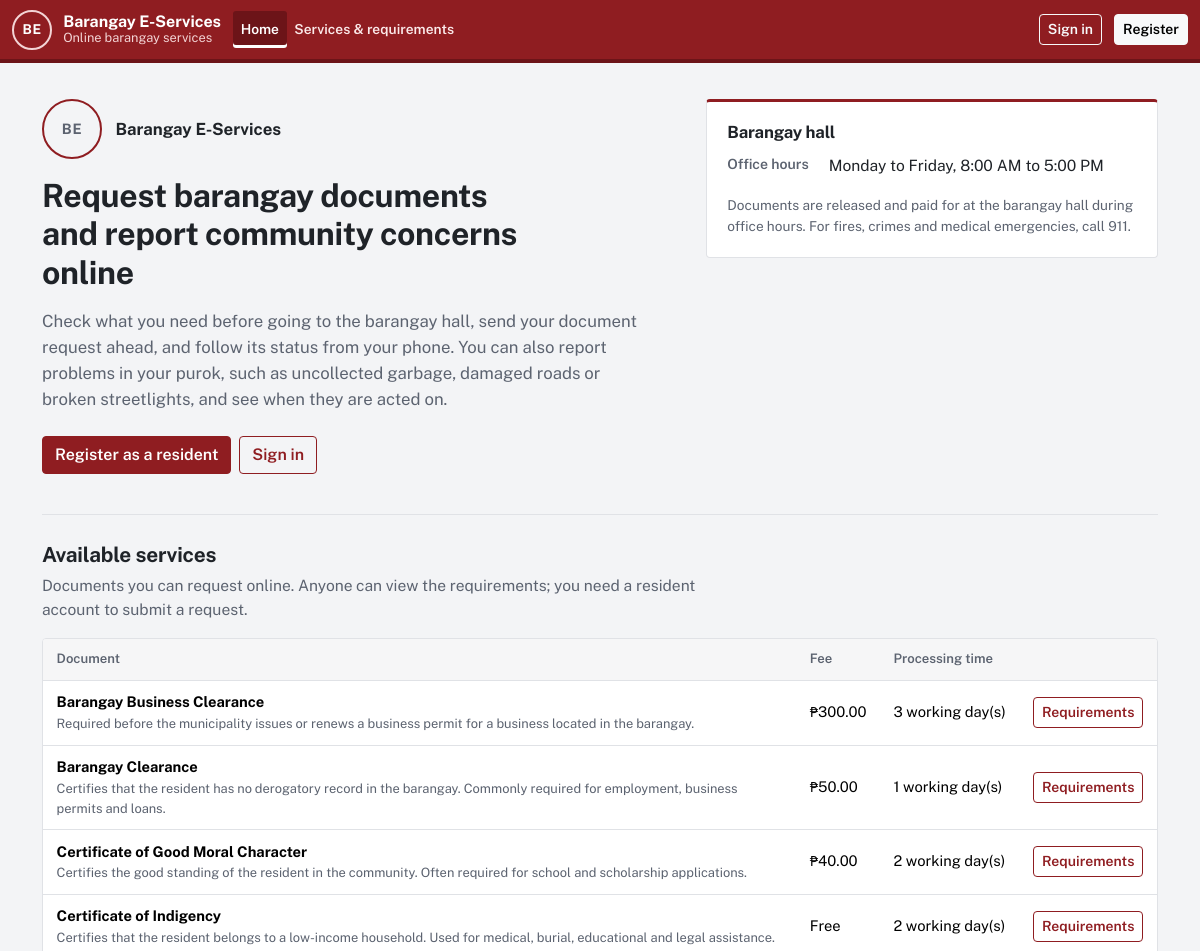
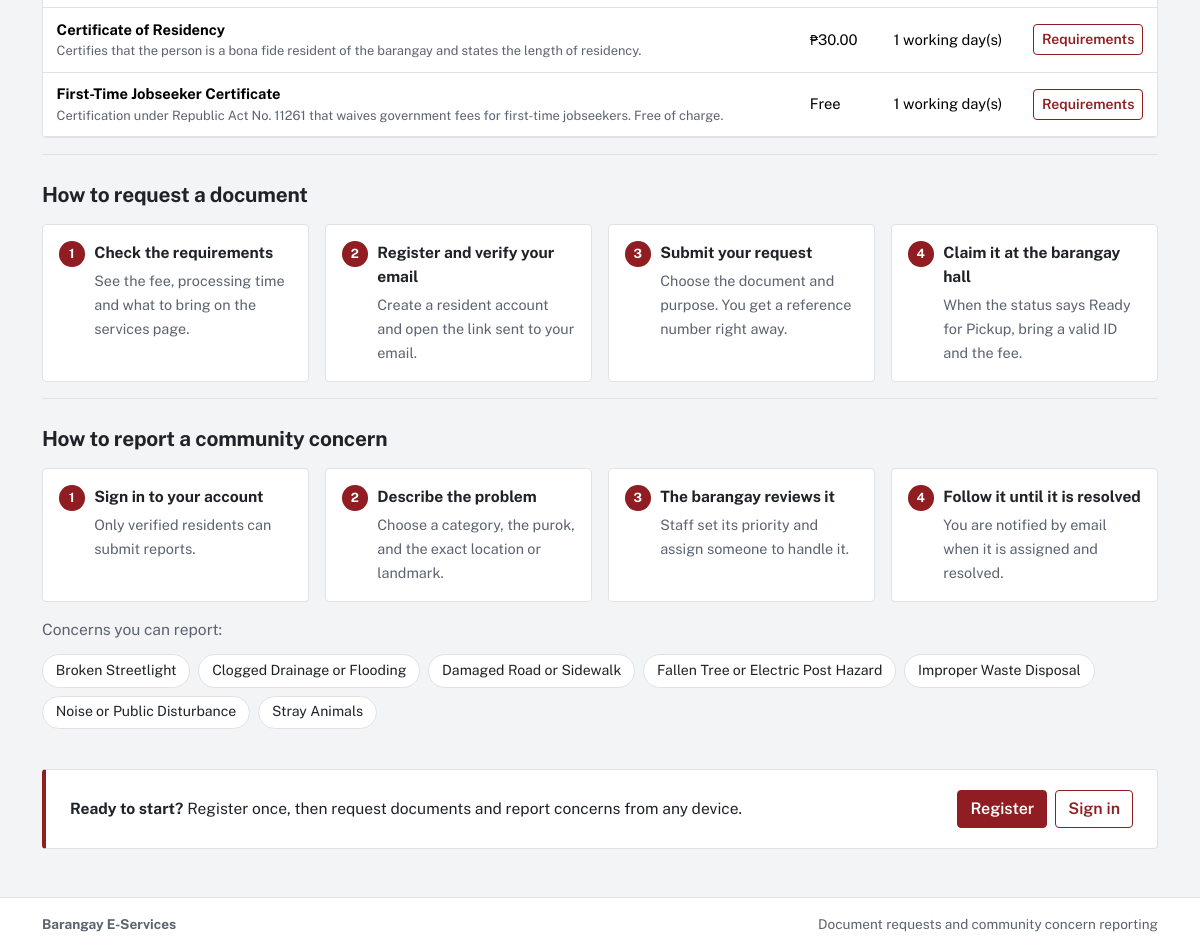
The page / on the database its author committed (2 pictures, top to bottom).
### tables this page shows
CREATE TABLE `barangay_settings` (
  `settings_id` tinyint(3) unsigned NOT NULL DEFAULT 1,
  `barangay_name` varchar(100) DEFAULT NULL,
  `municipality` varchar(100) DEFAULT NULL,
  `province` varchar(100) DEFAULT NULL,
  `office_hours` varchar(150) DEFAULT NULL,
  `logo_path` varchar(255) DEFAULT NULL,
  `updated_by` int(10) unsigned DEFAULT NULL,
  `updated_at` datetime NOT NULL DEFAULT current_timestamp() ON UPDATE current_timestamp(),
  PRIMARY KEY (`settings_id`),
  KEY `fk_settings_user` (`updated_by`),
  CONSTRAINT `fk_settings_user` FOREIGN KEY (`updated_by`) REFERENCES `users` (`user_id`) ON DELETE SET NULL,
  CONSTRAINT `chk_settings_single` CHECK (`settings_id` = 1)
);

CREATE TABLE `document_types` (
  `doc_type_id` smallint(5) unsigned NOT NULL AUTO_INCREMENT,
  `name` varchar(100) NOT NULL,
  `description` varchar(500) NOT NULL,
  `fee` decimal(8,2) NOT NULL DEFAULT 0.00,
  `processing_days` tinyint(3) unsigned NOT NULL DEFAULT 1,
  `is_archived` tinyint(1) NOT NULL DEFAULT 0,
  `created_at` datetime NOT NULL DEFAULT current_timestamp(),
  `updated_at` datetime NOT NULL DEFAULT current_timestamp() ON UPDATE current_timestamp(),
  PRIMARY KEY (`doc_type_id`),
  UNIQUE KEY `name` (`name`),
  CONSTRAINT `chk_dt_fee` CHECK (`fee` >= 0),
  CONSTRAINT `chk_dt_days` CHECK (`processing_days` between 1 and 30)
);

CREATE TABLE `concern_categories` (
  `category_id` smallint(5) unsigned NOT NULL AUTO_INCREMENT,
  `name` varchar(100) NOT NULL,
  `description` varchar(500) NOT NULL,
  `default_priority` tinyint(3) unsigned NOT NULL DEFAULT 2,
  `is_archived` tinyint(1) NOT NULL DEFAULT 0,
  `created_at` datetime NOT NULL DEFAULT current_timestamp(),
  `updated_at` datetime NOT NULL DEFAULT current_timestamp() ON UPDATE current_timestamp(),
  PRIMARY KEY (`category_id`),
  UNIQUE KEY `name` (`name`),
  CONSTRAINT `chk_cc_priority` CHECK (`default_priority` between 1 and 4)
);

### app/lib/helpers.php (called while the page is built, shortened)
<?php
function e($value): string
{
    return htmlspecialchars((string) ($value ?? ''), ENT_QUOTES | ENT_SUBSTITUTE, 'UTF-8');
}
function base_path(): string
{
    static $base = null;
    if ($base === null) {
        $script = realpath($_SERVER['SCRIPT_FILENAME'] ?? '') ?: '';
        $root   = realpath(APP_ROOT) ?: APP_ROOT;
        $rel    = str_replace('\\', '/', substr($script, strlen($root)));
        $name   = str_replace('\\', '/', $_SERVER['SCRIPT_NAME'] ?? '');
        $base   = ($rel !== '' && str_ends_with($name, $rel)) ? substr($name, 0, -strlen($rel)) : '';
        $base   = rtrim($base, '/');
    }
    return $base;
}
function url(string $path = ''): string
{
    return base_path() . '/' . ltrim($path, '/');
}
function asset(string $path): string
{
    return url('assets/' . ltrim($path, '/'));
}
function peso($amount): string
{
    return '₱' . number_format((float) $amount, 2);
}

### app/lib/auth.php (called while the page is built, shortened)
<?php
function current_user(bool $refresh = false): ?array
{
    static $user = false;
    if ($user !== false && !$refresh) {
        return $user;
    }
    $user = null;
    return $user;
}

### app/lib/db.php (called while the page is built, shortened)
<?php
function db(): mysqli
{
    static $conn = null;
    if ($conn === null) {
        $conn = new mysqli(
            config('db.host'),
            config('db.user'),
            config('db.password'),
            config('db.name'),
            (int) config('db.port', 3306)
        );
        $conn->set_charset('utf8mb4');
        $conn->query("SET time_zone = '+08:00'");
    }
    return $conn;
}
function db_query(string $sql, array $params = []): mysqli_stmt
{
    $stmt = db()->prepare($sql);
    $stmt->execute();
    return $stmt;
}
function db_all(string $sql, array $params = []): array
{
    $result = db_query($sql, $params)->get_result();
    return $result ? $result->fetch_all(MYSQLI_ASSOC) : [];
}
function db_one(string $sql, array $params = []): ?array
{
    $result = db_query($sql, $params)->get_result();
    $row = $result ? $result->fetch_assoc() : null;
    return $row ?: null;
}

### index.php (the view, shortened to what this page needs)
<?php
require __DIR__ . '/app/bootstrap.php';
$docTypes = db_all('SELECT doc_type_id, name, description, fee, processing_days FROM document_types WHERE is_archived = 0 ORDER BY name');
$categories = db_all('SELECT name FROM concern_categories WHERE is_archived = 0 ORDER BY name');
$activeNav = 'home';
require APP_ROOT . '/app/views/header.php';
?>
<section class="landing-hero">
  <div>
    <div class="landing-id">
      <?= render_seal('landing-seal') ?>
      <div><strong><?= e(barangay_display_name()) ?></strong><?php if (barangay_location() !== ''): ?><span><?= e(barangay_location()) ?></span><?php endif; ?></div>
    </div>
    <h1>Request barangay documents and report community concerns online</h1>
    <p class="lead">Check what you need before going to the barangay hall, send your document request ahead, and follow its status from your phone. You can also report problems in your purok, such as uncollected garbage, damaged roads or broken streetlights, and see when they are acted on.</p>
    <div class="d-flex flex-wrap gap-2">
      <a class="btn btn-primary" href="<?= e(url('auth/register.php')) ?>">Register as a resident</a>
      <a class="btn btn-outline-primary" href="<?= e(url('auth/login.php')) ?>">Sign in</a>
    </div>
  </div>
  <aside class="hall-card" aria-label="Barangay hall information">
    <h2>Barangay hall</h2>
    <dl class="details mb-3">
      <dt>Office hours</dt><dd><?= e(office_hours() ?: 'Please ask at the barangay hall.') ?></dd>
    </dl>
    <p class="text-muted small mb-0">Documents are released and paid for at the barangay hall during office hours. For fires, crimes and medical emergencies, call 911.</p>
  </aside>
</section>
<section class="landing-section" aria-labelledby="services-title">
  <h2 id="services-title">Available services</h2>
  <p>Documents you can request online. Anyone can view the requirements; you need a resident account to submit a request.</p>
  <div class="table-wrap">
    <table class="table">
      <thead><tr><th scope="col">Document</th><th scope="col">Fee</th><th scope="col">Processing time</th><th scope="col"><span class="visually-hidden">Requirements</span></th></tr></thead>
      <tbody>
      <?php foreach ($docTypes as $d): ?>
        <tr>
          <td><strong><?= e($d['name']) ?></strong><div class="small text-muted"><?= e($d['description']) ?></div></td>
          <td class="nowrap"><?= (float) $d['fee'] > 0 ? e(peso($d['fee'])) : 'Free' ?></td>
          <td class="nowrap"><?= (int) $d['processing_days'] ?> working day(s)</td>
          <td class="text-end"><a class="btn btn-sm btn-outline-primary" href="<?= e(url('services.php#doc-' . (int) $d['doc_type_id'])) ?>">Requirements<span class="visually-hidden"> for <?= e($d['name']) ?></span></a></td>
        </tr>
      <?php endforeach; ?>
      </tbody>
    </table>
  </div>
</section>
<section class="landing-section" aria-labelledby="request-title">
  <h2 id="request-title">How to request a document</h2>
  <ol class="steps">
    <li><strong>Check the requirements</strong><span>See the fee, processing time and what to bring on the services page.</span></li>
    <li><strong>Register and verify your email</strong><span>Create a resident account and open the link sent to your email.</span></li>
    <li><strong>Submit your request</strong><span>Choose the document and purpose. You get a reference number right away.</span></li>
    <li><strong>Claim it at the barangay hall</strong><span>When the status says Ready for Pickup, bring a valid ID and the fee.</span></li>
  </ol>
</section>
<section class="landing-section" aria-labelledby="concern-title">
  <h2 id="concern-title">How to report a community concern</h2>
  <ol class="steps">
    <li><strong>Sign in to your account</strong><span>Only verified residents can submit reports.</span></li>
    <li><strong>Describe the problem</strong><span>Choose a category, the purok, and the exact location or landmark.</span></li>
    <li><strong>The barangay reviews it</strong><span>Staff set its priority and assign someone to handle it.</span></li>
    <li><strong>Follow it until it is resolved</strong><span>You are notified by email when it is assigned and resolved.</span></li>
  </ol>
  <?php if ($categories): ?>
    <p class="mt-3 mb-0 text-muted">Concerns you can report:</p>
    <ul class="chip-list">
      <?php foreach ($categories as $c): ?><li><?= e($c['name']) ?></li><?php endforeach; ?>
    </ul>
  <?php endif; ?>
</section>
<div class="landing-cta">
  <p><strong>Ready to start?</strong> Register once, then request documents and report concerns from any device.</p>
  <div class="d-flex flex-wrap gap-2">
    <a class="btn btn-primary" href="<?= e(url('auth/register.php')) ?>">Register</a>
    <a class="btn btn-outline-primary" href="<?= e(url('auth/login.php')) ?>">Sign in</a>
  </div>
</div>
<?php require APP_ROOT . '/app/views/footer.php'; ?>

### app/views/header.php (shortened to what this page needs)
<?php
$user = current_user();
$role = $user['role_key'] ?? null;
$verified = $user && is_verified($user);
$activeNav = $activeNav ?? '';
$appLayout = $user && $verified;
$badges = [];
$groups = [];
$crumbGroup = '';
$crumbItem = $pageTitle ?? '';
$publicNav = [];
if (!$appLayout) {
    $publicNav = $user
        ? ['verify' => ['auth/verify-notice.php', 'Verify email']]
        : ['home' => ['index.php', 'Home'], 'services' => ['services.php', 'Services & requirements']];
}
?><!doctype html>
<html lang="en">
<head>
  <link rel="stylesheet" href="<?= e(asset('vendor/bootstrap/bootstrap.min.css')) ?>">
  <link rel="stylesheet" href="<?= e(asset('css/app.css')) ?>">
</head>
<body class="<?= $appLayout ? 'app-body' : 'public-body' ?>">
<?php if ($appLayout): ?>
<div class="app-shell">
  <aside class="sidebar offcanvas-lg offcanvas-start" id="sidebar" tabindex="-1" aria-label="Main navigation">
    <div class="sidebar-brand">
      <a class="brand" href="<?= e(url(home_path_for_role($role))) ?>">
        <?= render_app_mark() ?>
        <span class="brand-text">
          <span class="brand-name"><?= e(app_name()) ?></span>
          <span class="brand-sub">Online barangay services</span>
        </span>
      </a>
      <button type="button" class="btn-close btn-close-white d-lg-none" data-bs-dismiss="offcanvas" data-bs-target="#sidebar" aria-label="Close menu"></button>
    </div>
    <nav class="sidebar-nav">
      <?php foreach ($groups as $label => $items): ?>
        <?php if ($label !== ''): ?><div class="sidebar-heading"><?= e($label) ?></div><?php endif; ?>
        <ul class="sidebar-list">
          <?php foreach ($items as $key => [$path, $itemLabel, $iconName]): ?>
            <li>
              <a class="sidebar-link<?= $key === $activeNav ? ' active' : '' ?>" <?= $key === $activeNav ? 'aria-current="page"' : '' ?> href="<?= e(url($path)) ?>">
                <?= icon($iconName) ?><span><?= e($itemLabel) ?></span>
                <?php if (!empty($badges[$key])): ?><span class="sidebar-badge" title="Waiting"><?= (int) $badges[$key] ?></span><?php endif; ?>
              </a>
            </li>
          <?php endforeach; ?>
        </ul>
      <?php endforeach; ?>
    </nav>
    <div class="sidebar-user">
      <div class="sidebar-user-label">Signed in as</div>
      <div class="sidebar-user-name"><?= e(full_name($user)) ?></div>
      <div class="sidebar-user-role"><?= e($user['role_name']) ?></div>
      <form method="post" action="<?= e(url('auth/logout.php')) ?>">
        <?= csrf_field() ?>
        <button type="submit" class="btn btn-sm btn-outline-light w-100 mt-2"><?= icon('logout', 'icon icon-sm') ?> Sign out</button>
      </form>
    </div>
  </aside>
  <div class="app-main">
    <header class="topbar">
      <button class="topbar-toggle d-lg-none" type="button" data-bs-toggle="offcanvas" data-bs-target="#sidebar" aria-controls="sidebar" aria-label="Open menu"><?= icon('menu') ?></button>
      <nav class="topbar-crumb" aria-label="You are here">
        <?php if ($crumbGroup !== ''): ?><span class="crumb-group"><?= e($crumbGroup) ?></span><span class="crumb-sep" aria-hidden="true">/</span><?php endif; ?>
        <span class="crumb-item"><?= e($crumbItem) ?></span>
      </nav>
      <div class="topbar-user">
        <span class="topbar-user-text"><span class="topbar-user-name"><?= e($user['first_name']) ?></span><span class="topbar-user-role"><?= e($user['role_name']) ?></span></span>
        <a class="avatar" href="<?= e(url('profile.php')) ?>" title="My profile" aria-label="My profile"><?= e(mb_strtoupper(mb_substr($user['first_name'], 0, 1) . mb_substr($user['last_name'], 0, 1))) ?></a>
      </div>
    </header>
    <main id="main" class="page">
<?php else: ?>
<header class="site-header">
  <nav class="navbar navbar-expand-md navbar-dark" aria-label="Main">
    <div class="container-xl">
      <a class="brand" href="<?= e(url('index.php')) ?>">
        <?= render_app_mark() ?>
        <span class="brand-text">
          <span class="brand-name"><?= e(app_name()) ?></span>
          <span class="brand-sub">Online barangay services</span>
        </span>
      </a>
      <div class="collapse navbar-collapse" id="mainNav">
        <ul class="navbar-nav me-auto">
          <?php foreach ($publicNav as $key => [$path, $label]): ?>
            <li class="nav-item">
              <a class="nav-link<?= $key === $activeNav ? ' active' : '' ?>" <?= $key === $activeNav ? 'aria-current="page"' : '' ?> href="<?= e(url($path)) ?>"><?= e($label) ?></a>
            </li>
          <?php endforeach; ?>
        </ul>
        <div class="nav-user">
          <?php if ($user): ?>
            <span class="nav-user-name"><?= e(full_name($user)) ?><span class="nav-user-role">Email not verified</span></span>
            <form method="post" action="<?= e(url('auth/logout.php')) ?>" class="d-inline">
              <?= csrf_field() ?>
              <button type="submit" class="btn btn-sm btn-outline-light">Sign out</button>
            </form>
          <?php else: ?>
            <a class="btn btn-sm btn-outline-light<?= $activeNav === 'login' ? ' active' : '' ?>" href="<?= e(url('auth/login.php')) ?>">Sign in</a>
            <a class="btn btn-sm btn-light" href="<?= e(url('auth/register.php')) ?>">Register</a>
          <?php endif; ?>
        </div>
      </div>
    </div>
  </nav>
</header>
<main id="main" class="container-xl page">
<?php endif; ?>

### app/lib/settings.php (shortened to what this page needs)
<?php
function barangay(bool $refresh = false): array
{
    static $settings = null;
    if ($settings === null || $refresh) {
        try {
            $row = db_one('SELECT barangay_name, municipality, province, office_hours, logo_path, updated_at FROM barangay_settings WHERE settings_id = 1');
        } catch (mysqli_sql_exception $e) {
            error_log('[barangay-eservices] settings unavailable: ' . $e->getMessage());
            $row = null;
        }
        $settings = array_merge(SETTINGS_DEFAULTS, $row ?? []);
    }
    return $settings;
}
function app_name(): string
{
    return APP_NAME;
}
function barangay_name(): string
{
    $name = trim((string) barangay()['barangay_name']);
    if ($name === '') {
        return '';
    }
    return preg_match('/^(barangay|brgy\.?)\s/i', $name) ? $name : 'Barangay ' . $name;
}
function barangay_display_name(): string
{
    return barangay_name() ?: APP_NAME;
}
function office_hours(): string
{
    return trim((string) barangay()['office_hours']);
}
function barangay_initials(): string
{
    if (trim((string) barangay()['barangay_name']) === '') {
        return 'BE';
    }
    $initials = '';
    return $initials !== '' ? $initials : 'B';
}
function logo_url(): ?string
{
    $path = barangay()['logo_path'];
    if (!$path || !is_file(APP_ROOT . '/' . $path)) {
        return null;
    }
    return url($path) . '?v=' . filemtime(APP_ROOT . '/' . $path);
}
function render_app_mark(): string
{
    return '<span class="brand-seal" aria-hidden="true">BE</span>';
}
function render_seal(string $class = 'brand-seal'): string
{
    $logo = logo_url();
    return '<span class="' . e($class) . '" aria-hidden="true">' . e(barangay_initials()) . '</span>';
}

### app/views/footer.php (shortened to what this page needs)
<?php $appLayout = $appLayout ?? false; ?>
</main>
<footer class="<?= $appLayout ? 'app-footer' : 'site-footer' ?>">
  <div class="<?= $appLayout ? 'app-footer-inner' : 'container-xl' ?>">
    <span><strong><?= e(app_name()) ?></strong></span>
    <span>Document requests and community concern reporting</span>
  </div>
</footer>
</body>
</html>

### rows shown on the page
barangay_settings: barangay_name "BE", barangay_name "Barangay E-Services", office_hours "Monday to Friday, 8:00 AM to 5:00 PM"
document_types: name "Barangay Business Clearance", description "Required before the municipality issues or renews a business permit for a business located in the barangay.", fee "₱300.00", processing_days "3"
document_types: name "Barangay Clearance", description "Certifies that the resident has no derogatory record in the barangay. Commonly required for employment, business permits and loans.", fee "₱50.00", processing_days "1"
document_types: name "Certificate of Good Moral Character", description "Certifies the good standing of the resident in the community. Often required for school and scholarship applications.", fee "₱40.00", processing_days "2"
document_types: name "Certificate of Indigency", description "Certifies that the resident belongs to a low-income household. Used for medical, burial, educational and legal assistance.", fee "Free", processing_days "2"
document_types: name "Certificate of Residency", description "Certifies that the person is a bona fide resident of the barangay and states the length of residency.", fee "₱30.00", processing_days "1"
document_types: name "First-Time Jobseeker Certificate", description "Certification under Republic Act No. 11261 that waives government fees for first-time jobseekers. Free of charge.", fee "Free", processing_days "1"
concern_categories: name "Broken Streetlight"
concern_categories: name "Clogged Drainage or Flooding"
concern_categories: name "Damaged Road or Sidewalk"
concern_categories: name "Fallen Tree or Electric Post Hazard"
concern_categories: name "Improper Waste Disposal"
concern_categories: name "Noise or Public Disturbance"
concern_categories: name "Stray Animals"

### other values the page prints
app_name() "Barangay E-Services"
$label "Home"
$label "Services & requirements"
